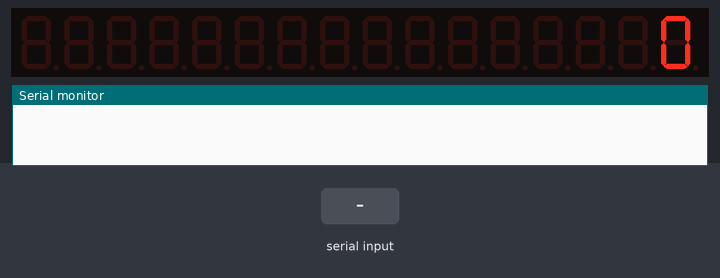
Recording of a sketch running on a simulated Arduino Uno, built with avr-gcc and run on an emulated ATmega328P. Shown: 16-digit seven-segment display, the last lines printed to the serial monitor. Inputs (shaded band) come from the test bench.

Above: at 1.2 s.
1.3 s: "90,45\n" received over Serial
3.0 s: "200\n" received over Serial
At 4.3 s:
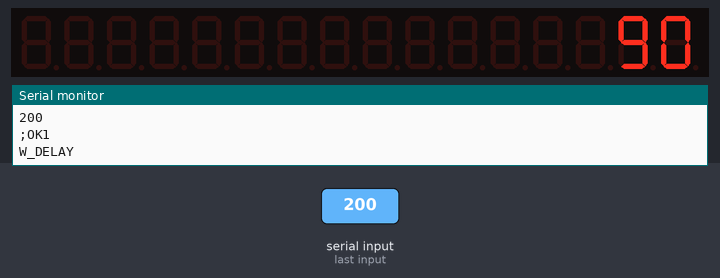
5.0 s: byte 10 ('\n') received over Serial
Timing chart, 0 to 8.0 s (numbered marks = the images above; inputs shaded):
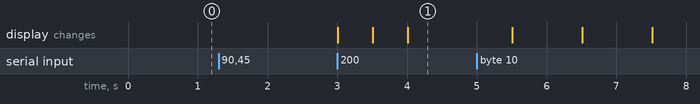

The sketch:

counter.ino
```cpp
// (licence header left out)
//#define SELFTEST 1

#define WAIT_INTERVAL 60000

#define UPDATE_DISPLAY_INTERVAL 500

#include <TM1638.h>
#include <TM1640.h>

#include <math.h>


TM1640 module(3, 2);

double dX, dT, Xcur = 0;
long Xrcv[2] = {
  0, 0};
long Trcv[2] = {
  0, 0};
long Tlast, Tnow, Tsleep, Xnew;
byte Nrcv = 0;
double V, a = 0;

int rank = 0;
boolean gotX = false;

#define BUFLEN 17

char sBuf[BUFLEN];
char text[BUFLEN];

void setup()
{
  Serial.begin(9600);
#ifdef SELFTEST
  module.setDisplayToString("POCC BC 2018", 1536); //Vanity
  delay(1000);
  module.setDisplayToString("test", 1536, 12);
  delay(1000);
  module.clearDisplay();
  unsigned long int dots = 1;
  for (int pos = 0; pos < 16; pos++)
  {
    dots = dots * 2;
    module.setDisplayToString("8", 0, pos);
    delay(200);
  }
  delay(500);
#endif

  module.clearDisplay();
  Tlast = millis();
  Xcur = 0;
}

void loop()
{

  while (Serial.available()) {
    // get the new byte:
    char inChar = (char)Serial.read();
    if (inChar == '\n') {
      sBuf[rank++] = 0x00;
      Xnew = atol(sBuf);

        Serial.print("Xnew=");
        Serial.println(Xnew);
        Serial.println(sBuf);

      if (Xrcv[Nrcv] == Xnew) {
        Serial.println("E_DUPLICATE");
      }
      else if (Xrcv[Nrcv] > Xnew) {
        Serial.println("E_LESS");
      }
      else {
        if (Nrcv == 1) {
          V = ((double)(Xrcv[1] - Xcur))/((double)(Trcv[1] - Trcv[0]));
          a = 0;
          Xrcv[0] = Xrcv[1];
          Trcv[0] = Trcv[1];
        }
        else {
          Nrcv = 1;
        }

        Xrcv[1] = Xnew;
        Trcv[1] = millis();
        Serial.print(";OK");
        Serial.println(Nrcv);
      }

      resetBuf();

    }
    else {
      sBuf[rank++] = inChar;
      if (rank > 10) {
        resetBuf();
        Serial.println("E_OVERFLOW");
      }
    }
  }

  Tnow = millis();
  dX = V * (Tnow - Tlast);
  Xcur = Xcur + dX;
  if (Xcur < 0) {
    //?!
    Xcur = 0;
  }
  else if (Xcur > Xrcv[1]) {
    //cannot tick further
    Xcur = Xrcv[1];
    Serial.println("E_NODATA");
  }
  else if (Xcur > Xrcv[0]) {
    //buy some time by descreasing speed
    Serial.println("W_DELAY");
    dT = (double)(Trcv[1] - Trcv[0]);
    if (dT < WAIT_INTERVAL) {
      dT = WAIT_INTERVAL;
    }

    Xrcv[0] += ((Xrcv[1] - Xrcv[0]) / 2 + 1);
    V = ((double)(Xrcv[0] - Xcur))/dT;
  }

  sprintf(text, "%16ld", (long)Xcur); //<-- "16" is for right space padding
  module.setDisplayToString(text);

#ifdef DEBUG
  Serial.print("X=");
  Serial.println(Xcur, 3);
  Serial.print("V=");
  Serial.println(V * 1000, 3);
#endif

  Tsleep = UPDATE_DISPLAY_INTERVAL - (Tnow - Tlast);
  Tlast = Tnow;

  if (Tsleep > 0) {
    delay(Tsleep);
  }

}

void resetBuf()
{
  for (rank = 0; rank < BUFLEN - 1; rank++)
  {
    sBuf[rank] = 0x00;
  }

  rank = 0;
}
```

Measured:
- after the input at 3.0 s, the display: first changes at once (image 1 shows a later state)
